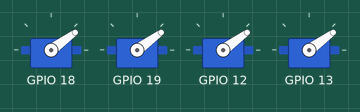
This program was run on a simulated Raspberry Pi (BCM pin numbers). On the bench: 4 × servo. Servo angles are drawn from the pulse width (0.5 ms = 0°, 2.5 ms = 180°); what the program prints to the terminal is not drawn. At 13.0 s the program stops and its outputs stay as they are.

Above: at 0.1 s.
Timing chart, 0 to 4.5 s (numbered marks = the images above):
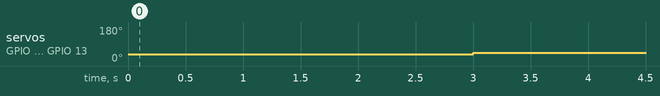

The program:

pwm_test4.py
```python
import pigpio
import time

# GPIO pin assignments -- CONFIRM these against your actual wiring.
# ESC1/ESC2 match your existing pwm_test.py (GPIO18, GPIO19).
# ESC3/ESC4 are placeholders -- update to your real GPIO pins.
ESC1 = 18
ESC2 = 19
ESC3 = 12
ESC4 = 13

ESCS = [ESC1, ESC2, ESC3, ESC4]

pi = pigpio.pi()

if not pi.connected:
    print("pigpio connection failed")
    exit()

def set_all(pulsewidth):
    for esc in ESCS:
        pi.set_servo_pulsewidth(esc, pulsewidth)

print("sending 900us")
set_all(900)
time.sleep(3)

print("sending 1000us")
set_all(1000)
time.sleep(10)

print("stopping")
set_all(0)
pi.stop()
```

Measured:
- by itself, servo on GPIO 18, servo on GPIO 19, servo on GPIO 12, servo on GPIO 13: 36° → 45° at 3.0 s
